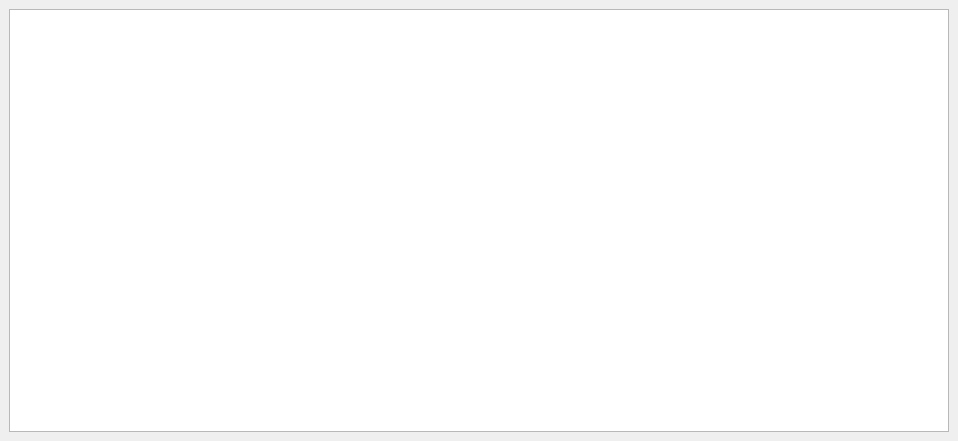
<?xml version="1.0" encoding="UTF-8"?>
<ui version="4.0">
 <class>amzProductHistory</class>
 <widget class="QWidget" name="amzProductHistory">
  <property name="geometry">
   <rect>
    <x>0</x>
    <y>0</y>
    <width>958</width>
    <height>441</height>
   </rect>
  </property>
  <property name="windowTitle">
   <string>Form</string>
  </property>
  <layout class="QGridLayout" name="gridLayout_2">
   <property name="leftMargin">
    <number>0</number>
   </property>
   <property name="topMargin">
    <number>0</number>
   </property>
   <property name="rightMargin">
    <number>0</number>
   </property>
   <property name="bottomMargin">
    <number>0</number>
   </property>
   <item row="0" column="0">
    <widget class="QStackedWidget" name="stack">
     <widget class="QWidget" name="tablePage">
      <layout class="QGridLayout" name="gridLayout">
       <item row="0" column="0">
        <widget class="QTableView" name="historyTable"/>
       </item>
      </layout>
     </widget>
     <widget class="QWidget" name="page_2"/>
    </widget>
   </item>
  </layout>
 </widget>
 <resources/>
 <connections/>
</ui>
